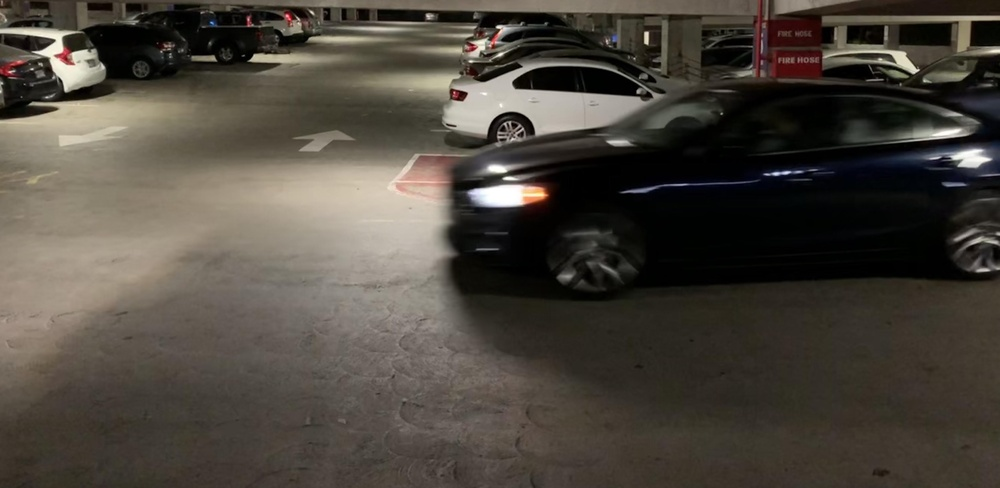
#> input picture car_1.jpg, 1000 x 488 px, shrunk from 4005 x 1953 before the run
$ python get_distance.py
#> lines starting #> are read from the running program, lines starting #| are printed output that depends on the picture; after the words box and inside, x2 and y2 are one past the last pixel; in counts of white or black regions, pixels touching at a corner belong together; long printed decimals are rounded
import cv2
import math


def convert2gray(img):
    gray_img = cv2.cvtColor(img, cv2.COLOR_BGR2GRAY)
    return gray_img


def otsu_threshold(img):
    threshold_image = cv2.threshold(img, thresh=100, maxval=255,
                                    type=cv2.THRESH_BINARY_INV + cv2.THRESH_OTSU)[1]
    return threshold_image


def get_contours(thresh_img):
    contours = cv2.findContours(thresh_img, cv2.RETR_LIST,
                                cv2.CHAIN_APPROX_SIMPLE)[1]
    return contours


"""
***************************************************************************************
*    Author: Andriy Makukha
*    Date: 03/30/2018
*    Availability: https://stackoverflow.com/questions/49577973/how-to-crop-the-biggest-object-in-image-with-python-opencv
***************************************************************************************
"""


def find_biggest_object_coordinates(contours):
    mx = (0, 0, 0, 0)  # biggest bounding box so far
    mx_area = 0
    for cont in contours:
        x, y, w, h = cv2.boundingRect(cont)
        area = w * h
        if area > mx_area:
            mx = x, y, w, h
            mx_area = area
    x, y, w, h = mx
    return x, y, w, h


def pixel_dist_2_real_dist(x_i, x_f, img_w):
    WINDOW_WIDTH = 6.5  # inches

    # Feet/Inch RealWorld/Picture
    SCALE = 3 / 1

    # Inches per Pixel
    pixel_scale = WINDOW_WIDTH / img_w

    pixel_dist = abs(x_f - x_i)
    dist_in_inches = pixel_dist * pixel_scale
    dist_in_feet = dist_in_inches * SCALE

    return dist_in_feet


def show_image(window_name, img):
    cv2.namedWindow(winname=window_name, flags=cv2.WINDOW_NORMAL)
    cv2.imshow(winname=window_name, mat=img)


def main():
    img1 = cv2.imread('./car_1.jpg')
#> img1 is the input picture: shape (488, 1000, 3); mean B, G, R 61.6, 69.9, 75.9
    img2 = cv2.imread('./car_2.jpg')
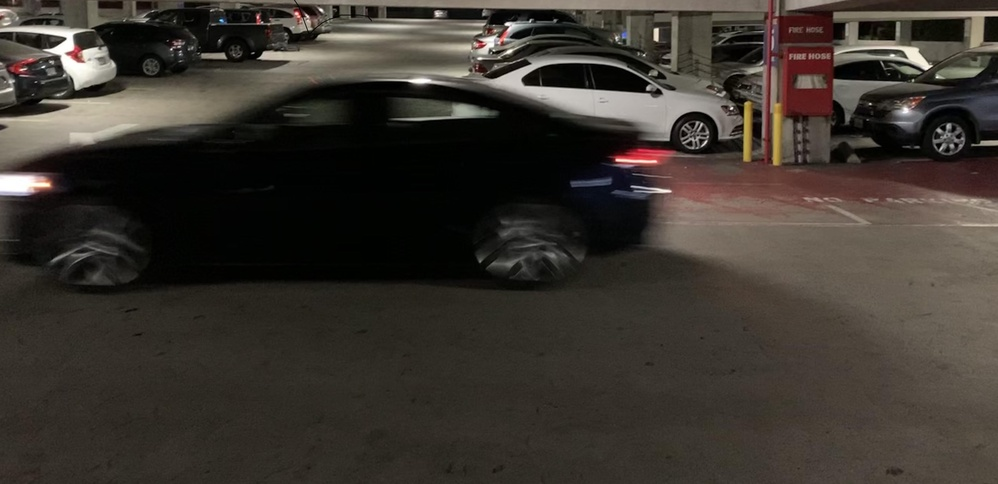
#> input picture car_2.jpg, 998 x 484 px, shrunk from 3997 x 1937 before the run
#> img2 is the input picture: shape (484, 998, 3); mean B, G, R 47.4, 53.8, 59.5

    img_width = img1.shape[0]
#> img_width = 488

    # Convert to grayscale
    grayimg1 = convert2gray(img1)
#> in convert2gray, `gray_img = cv2.cvtColor(img, cv2.COLOR_BGR2GRAY)`:
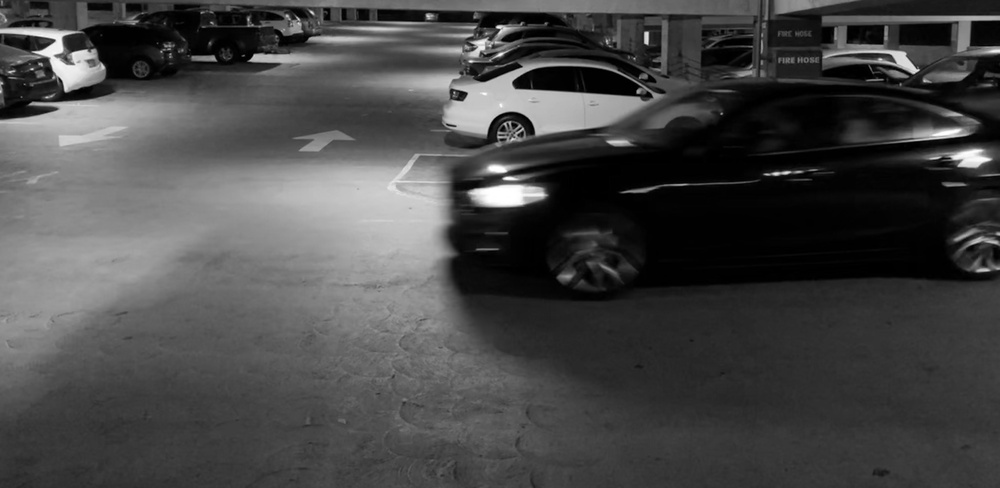
#> gray_img: shape (488, 1000); min 0, max 255, mean 70.7
    grayimg2 = convert2gray(img2)
#> in convert2gray (call 2), `gray_img = cv2.cvtColor(img, cv2.COLOR_BGR2GRAY)`:
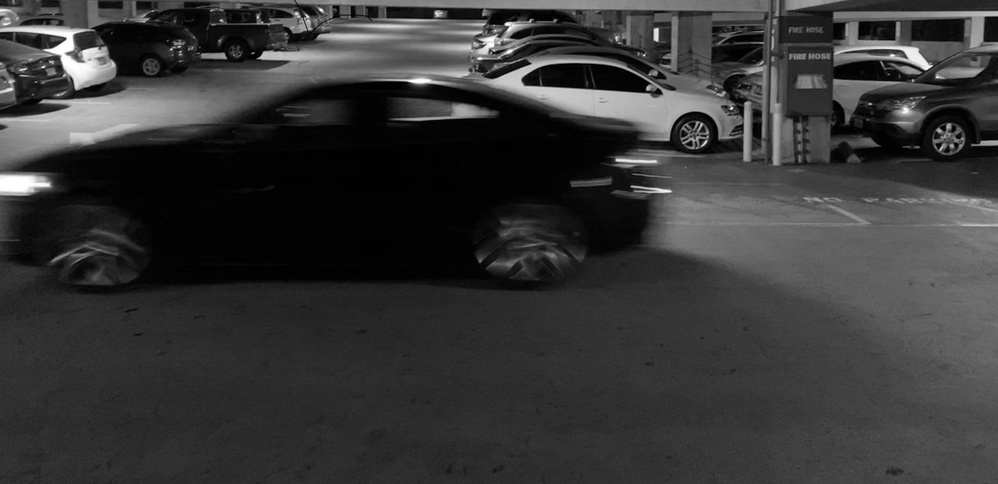
#> gray_img: shape (484, 998); min 0, max 255, mean 54.8

    # Equalize Photos
    equalized_1 = cv2.equalizeHist(grayimg1)
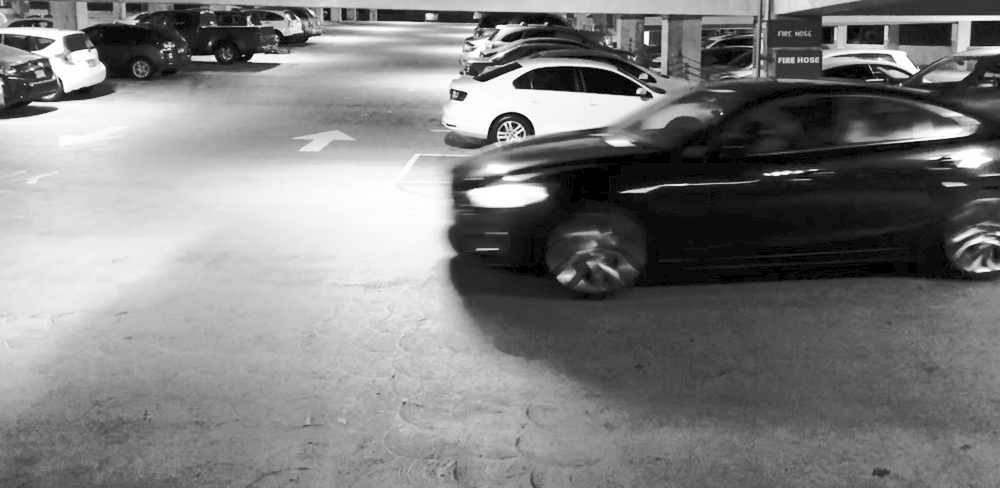
#> equalized_1: shape (488, 1000); min 0, max 255, mean 127.1
    equalized_2 = cv2.equalizeHist(grayimg2)
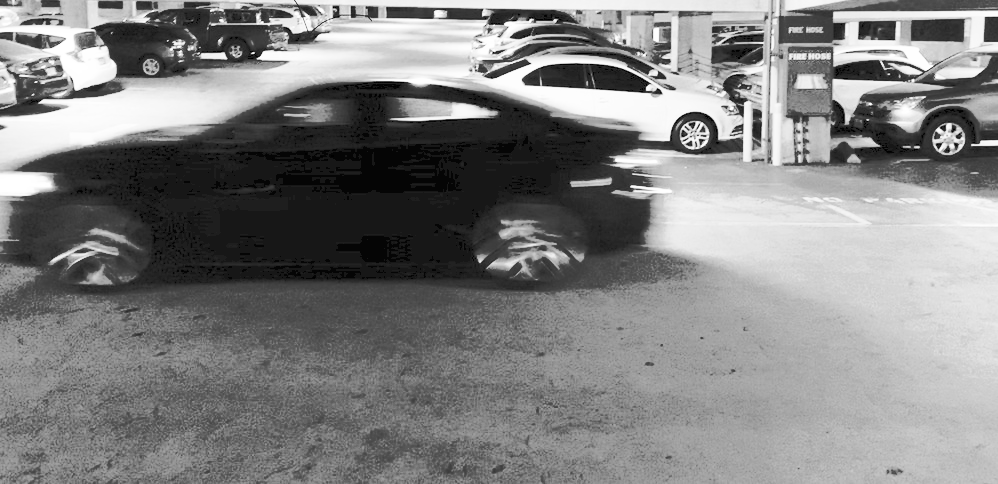
#> equalized_2: shape (484, 998); min 0, max 255, mean 129.5

    # Apply Gaussian Blur filter
    blurimg1 = cv2.GaussianBlur(equalized_1, (5, 5), 0)
    blurimg2 = cv2.GaussianBlur(equalized_2, (5, 5), 0)

    # Threshold each image
    thresh1 = otsu_threshold(blurimg1)
#> in otsu_threshold, `threshold_image = cv2.threshold(img, thresh=100, maxval=255, type=cv2...`:
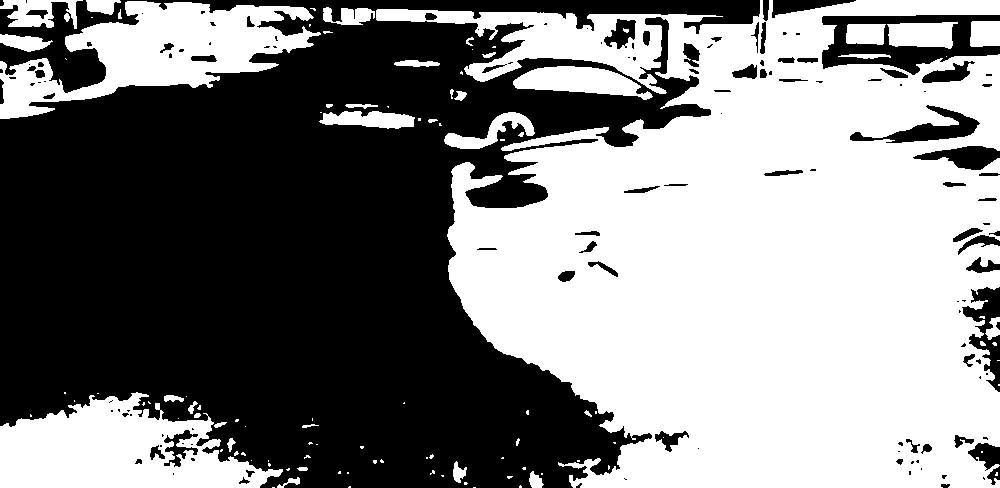
#> threshold_image: shape (488, 1000); 51% white; 135 black regions (69 under 20 px), largest, box (x1, y1, x2, y2) and area: (0, 0, 760, 488) 221487, (822, 15, 1000, 75) 4906, (962, 287, 1000, 392) 1679
    thresh2 = otsu_threshold(blurimg2)
#> in otsu_threshold (call 2), `threshold_image = cv2.threshold(img, thresh=100, maxval=255, type=cv2...`:
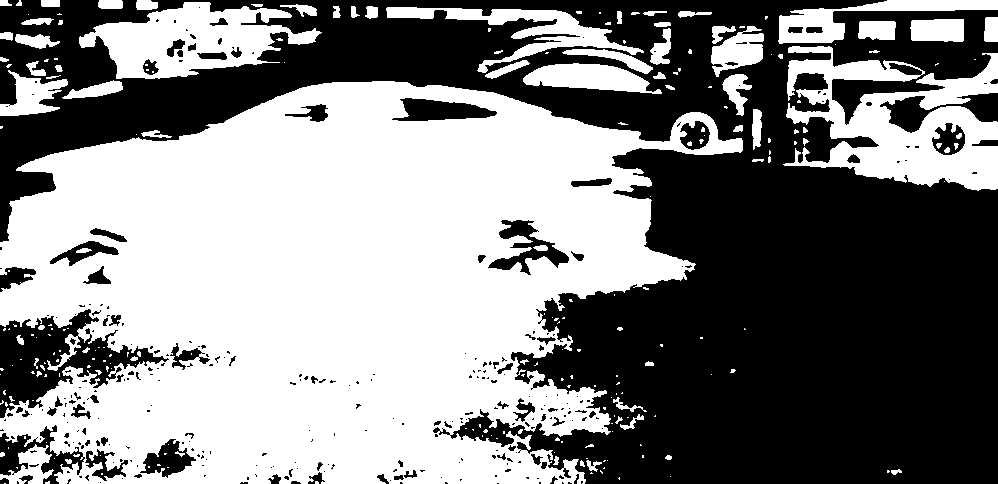
#> threshold_image: shape (484, 998); 51.6% white; 303 black regions (223 under 20 px)

    # Find the contours of the threshold images
    thresh1_conts = get_contours(thresh1)
#> in get_contours, `contours = cv2.findContours(thresh_img, cv2.RETR_LIST, cv2.CHAIN_APPRO..`: contours = 229 contours, 142 with area under 20; largest, box (x1, y1, x2, y2) and area: (376, 0, 1000, 488) 205538, (0, 392, 283, 488) 17041, (0, 1, 321, 119) 16763, (513, 66, 653, 100) 2604, (849, 104, 981, 144) 1807
#> thresh1_conts has the same summary as contours in get_contours
    thresh2_conts = get_contours(thresh2)
#> in get_contours (call 2), `contours = cv2.findContours(thresh_img, cv2.RETR_LIST, cv2.CHAIN_APPRO..`: contours = 547 contours, 405 with area under 20; largest, box (x1, y1, x2, y2) and area: (0, 81, 743, 484) 207360, (783, 46, 998, 191) 16004, (79, 2, 322, 79) 10170, (386, 7, 644, 73) 3728, (778, 0, 998, 44) 3126
#> thresh2_conts has the same summary as contours in get_contours

    # Get biggest object coordinates (the car)
    initial_position = find_biggest_object_coordinates(thresh1_conts)
#> the loop in find_biggest_object_coordinates, `for cont in contours:` made 229 passes
#> (x, y, w, h, area, mx_area) on passes 8, 9, 19, 31, 66, 68, 69, 99, 226, 227: (982, 476, 4, 5, 20, 20), (277, 477, 23, 11, 253, 253), (529, 471, 15, 17, 255, 255), (453, 461, 14, 22, 308, 308), (953, 434, 22, 15, 330, 330), (654, 430, 36, 23, 828, 828), (163, 429, 36, 39, 1404, 1404), (0, 392, 283, 96, 27168, 27168), (0, 1, 321, 118, 37878, 37878), (376, 0, 624, 488, 304512, 304512)
#> (x, y, w, h, area) on passes 10, 12, 18, 22, 23, 27: (238, 476, 13, 9, 117), (941, 474, 7, 6, 42), (908, 470, 4, 6, 24), (430, 470, 5, 5, 25), (245, 469, 11, 9, 99), (297, 467, 11, 4, 44)
#> after the loop in find_biggest_object_coordinates, `for cont in contours:`: mx_area = 304512
#> initial_position = (376, 0, 624, 488)
    final_position = find_biggest_object_coordinates(thresh2_conts)
#> the loop in find_biggest_object_coordinates (call 2), `for cont in contours:` made 547 passes
#> (x, y, w, h, area, mx_area) on passes 10, 14, 18, 32, 62, 95: (525, 476, 5, 4, 20, 20), (283, 475, 7, 6, 42, 42), (393, 474, 12, 7, 84, 84), (403, 469, 15, 10, 150, 150), (586, 460, 16, 12, 192, 192), (84, 448, 45, 34, 1530, 1530)
#> (x, y, w, h, area) on passes 12, 15, 16, 21, 23, 28: (246, 476, 4, 5, 20), (78, 475, 5, 4, 20), (558, 474, 7, 6, 42), (84, 474, 6, 8, 48), (133, 473, 10, 6, 60), (66, 470, 5, 4, 20)

    x_initial = initial_position[0]
    y_initial = initial_position[1]
    width_initial = initial_position[2]
    height_initial = initial_position[3]
    x_final = final_position[0]
    y_final = final_position[1]
    width_final = final_position[2]
    height_final = final_position[3]

    print('Initial Position: x: {}, y: {}, width: {}, height: {}'.format(x_initial, y_initial,
                                                                         width_initial, height_initial))
#| Initial Position: x: 376, y: 0, width: 624, height: 488
    print('Final Position: x: {}, y: {}, width: {}, height: {}'.format(x_final, y_final,
                                                                       width_final, height_final))
#| Final Position: x: 0, y: 81, width: 743, height: 403

    # Calculate distance based on pixel position x_initial and x_final
    real_world_distance = pixel_dist_2_real_dist(x_initial, x_final, img_width)

    print('Real World Distance between two cars: {} feet'.format(real_world_distance))
#| Real World Distance between two cars: 15.025 feet


if __name__ == '__main__':
    main()
